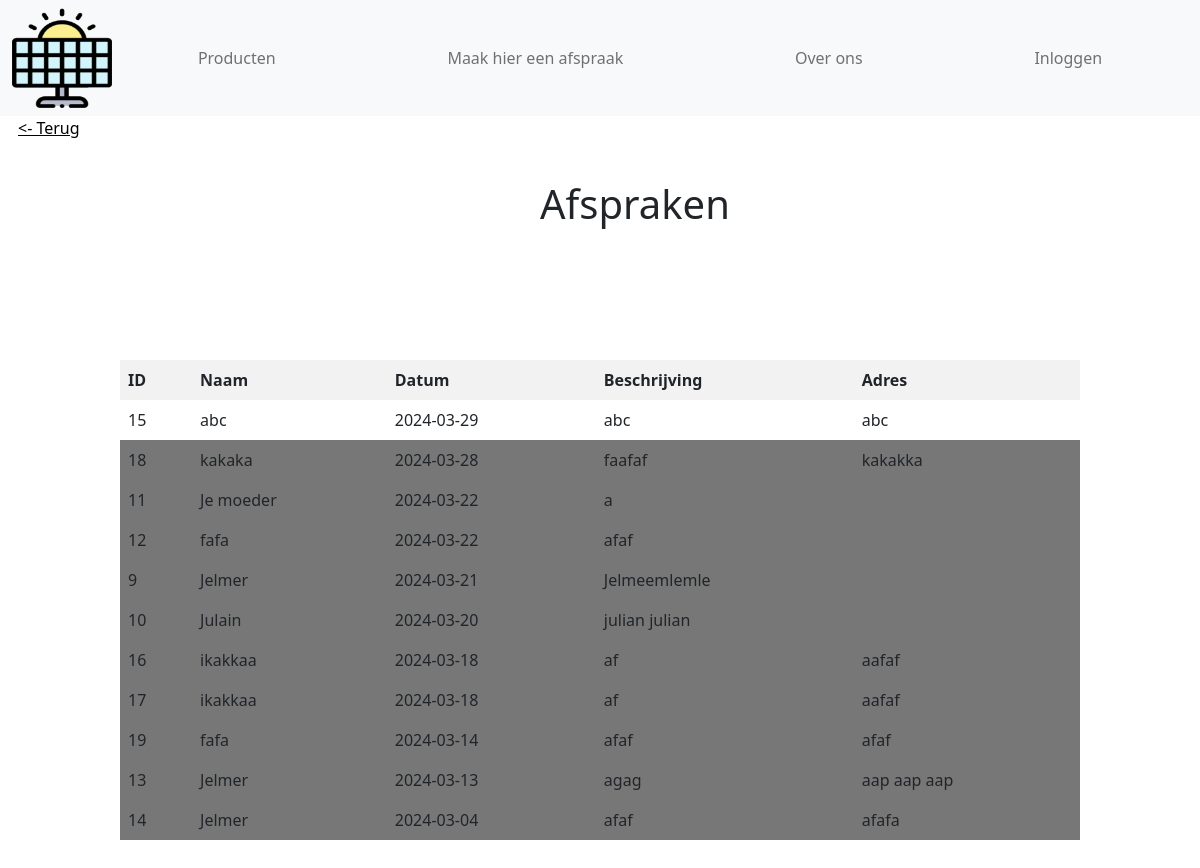
/afspraakoverview.php, run on the app's committed database.
### tables this page shows
CREATE TABLE `afspraken` (
  `id` int(11) NOT NULL,
  `name` varchar(255) NOT NULL,
  `date` date NOT NULL,
  `description` text NOT NULL,
  `address` varchar(255) NOT NULL,
  `user_id` int(11) DEFAULT NULL
);

### afspraakoverview.php (the view, shortened to what this page needs)
<!DOCTYPE html>
<html lang="en">
<head>
    <link rel="stylesheet" href="css/admin.css">
</head>
<?php
include_once ("header.php");
$conn = connection();
$sql = "SELECT id, name, date, description, address FROM afspraken ORDER BY date DESC";
$result = $conn->query($sql);
$rows = array();
if ($result->rowCount() > 0) {
    while ($row = $result->fetch(PDO::FETCH_ASSOC)) {
        $rows[] = $row;
    }
} else {
    echo "0 results";
}
?>
<body>
    <input type="button" class="button" value="<- Terug" onclick="window.location.href='admin.php'" />
    <h1 class="title">Afspraken</h1>
    <div class="tabel">
        <table>
            <thead>
                <tr>
                    <th>ID</th>
                    <th>Naam</th>
                    <th>Datum</th>
                    <th>Beschrijving</th>
                    <th>Adres</th>
                </tr>
            </thead>
            <tbody>
                <?php
                foreach ($rows as $row) {
                    $currentDate = date('Y-m-d');
                    $appointmentDate = $row['date'];
                    $isPastDate = ($currentDate > $appointmentDate);
                    $rowClass = ($isPastDate) ? 'past-date' : '';
                    echo "<tr class='$rowClass'>";
                    echo "<td>" . $row['id'] . "</td>";
                    echo "<td>" . $row['name'] . "</td>";
                    echo "<td>" . $row['date'] . "</td>";
                    echo "<td>" . $row['description'] . "</td>";
                    echo "<td>" . $row['address'] . "</td>";
                    echo "</tr>";
                }
                ?>
            </tbody>
        </table>
    </div>
</body>
</html>

### css/admin.css (style rules this page uses)
body { margin: 0px; }
table { border-collapse: collapse; width: 100%; }
th, td { border: 1px solid black; padding: 8px; text-align: left; }
th { background-color: #f2f2f2; }
.title { position: absolute; top:20%; left:45%; }
.tabel { position: absolute; top: 40%; left: 10%; height: 30%; width: 80%; }
.button { position: absolute; background-color: transparent; border: none; padding: 0; margin: 0; font-size: inherit; color: black; cursor: pointer; text-decoration: underline; left: 1.5%; }
.past-date td { background-color: #777; }

### css/style.css (style rules this page uses)
body { margin: 0; background-image: url("../assets/background.png"); background-color: white; height: 900px; background-position: 0 0; background-repeat: repeat; position: relative; animation: slide 30s linear infinite; }

### data on the page
afspraken: id "15", name "abc", date "2024-03-29", description "abc", address "abc"
afspraken: id "18", name "kakaka", date "2024-03-28", description "faafaf", address "kakakka"
afspraken: id "11", name "Je moeder", date "2024-03-22", description "a"
afspraken: id "12", name "fafa", date "2024-03-22", description "afaf"
afspraken: id "9", name "Jelmer", date "2024-03-21", description "Jelmeemlemle"
afspraken: id "10", name "Julain", date "2024-03-20", description "julian julian"
afspraken: id "16", name "ikakkaa", date "2024-03-18", description "af", address "aafaf"
afspraken: id "17", name "ikakkaa", date "2024-03-18", description "af", address "aafaf"
afspraken: id "19", name "fafa", date "2024-03-14", description "afaf", address "afaf"
afspraken: id "13", name "Jelmer", date "2024-03-13", description "agag", address "aap aap aap"
afspraken: id "14", name "Jelmer", date "2024-03-04", description "afaf", address "afafa"
